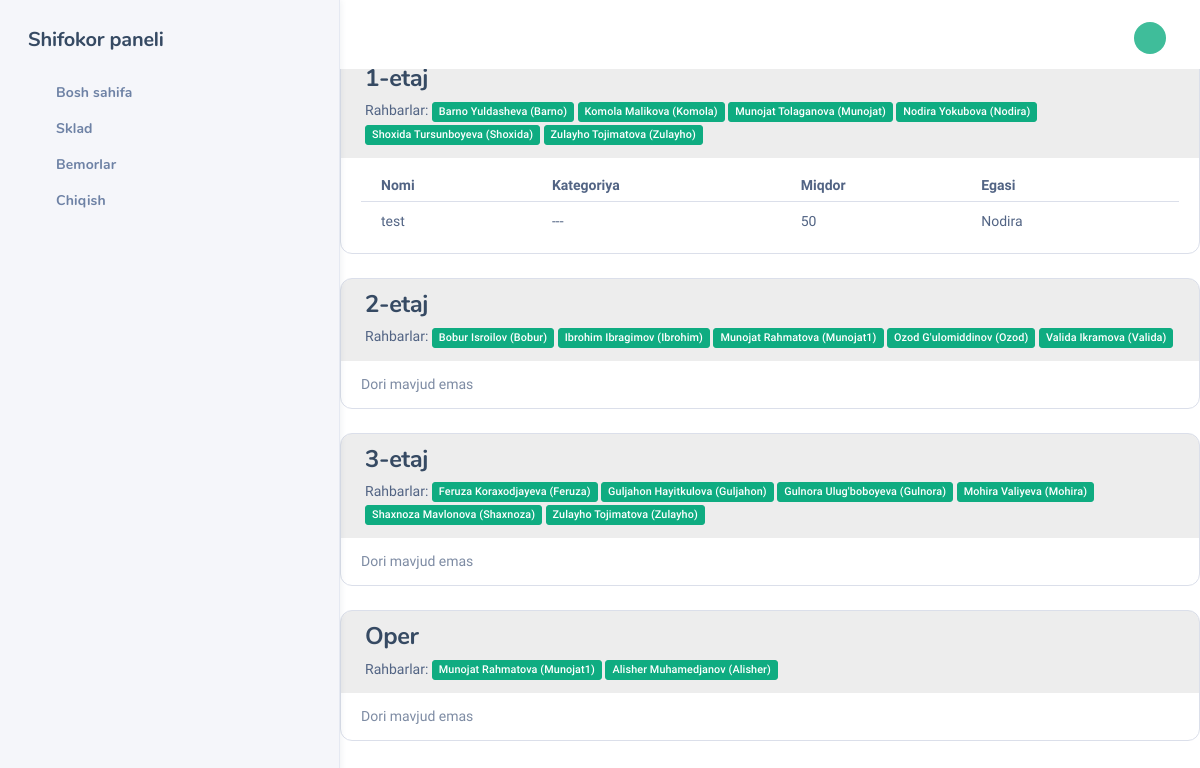
The app's page /medicines/by-place/ (signed in) with its own data.
### main/models.py (models this page shows, shortened)
class Place(models.Model):
    name = models.CharField(max_length=100)
    class Meta:
        verbose_name = "Joy"
        verbose_name_plural = "Joylar"

class CustomUser(AbstractUser):
    ROLE_CHOICES = (
        ('admin', 'Admin'),
        ('staff', 'Staff'),
        ('doctor', 'Doctor'),
    )
    role = models.CharField(max_length=20, choices=ROLE_CHOICES, default='staff')
    place = models.ManyToManyField(Place, blank=True)
    who = models.CharField(max_length=100, blank=True, null=True)
    class Meta:
        verbose_name = "Foydalanuvchi"
        verbose_name_plural = "Foydalanuvchilar"

class Medicine(models.Model):
    CATEGORY_CHOICES = [
        ('---', '---'),
        ('tablet', 'Tabletkalar'),
        ('syrup', 'Sirop'),
        ('vitamin', 'Vitamin'),
        ('inhaler', 'Ingalator'),
    ]
    name = models.CharField(max_length=100)
    generic_name = models.CharField(max_length=100, blank=True, null=True)
    weight = models.CharField(max_length=50, blank=True, null=True)
    category = models.CharField(max_length=50, choices=CATEGORY_CHOICES, default='---',blank=True,null=True)
    price = models.DecimalField(max_digits=10, decimal_places=2)  # Quti narxi
    box_quantity = models.PositiveIntegerField(default=1)  # Qutidagi dona soni
    quantity = models.PositiveIntegerField(default=0)  # Qutining soni (omborda nechta quti bor)
    extra_units = models.PositiveIntegerField(default=0) # Qutilardan tashqari qolgan donalar
    expiry_date = models.DateField(blank=True, null=True)
    owner = models.ForeignKey("CustomUser", on_delete=models.CASCADE, null=True, blank=True)
    created_at = models.DateTimeField(auto_now_add=True)
    place = models.ForeignKey("Place", on_delete=models.CASCADE, null=True, blank=True)
    class Meta:
        ordering = ['-created_at']
        verbose_name = "Dori"
        verbose_name_plural = "Dorilar"

### main/views.py (the view)
# urls.py: path('medicines/by-place/', medicine_by_place_view, name='medicine_by_place'),
@login_required
def medicine_by_place_view(request):
    places = Place.objects.all()
    data = []
    for place in places:
        leaders = CustomUser.objects.filter(place=place)
        medicines = Medicine.objects.filter(owner__place=place)
        data.append({
            'place': place,
            'leaders': leaders,
            'medicines': medicines,
        })
    return render(request, 'medicine_by_place.html', {'data': data})

### templates/medicine_by_place.html
{% extends "base.html" %}
{% block content %}
<h2>Dorilar joylar bo‘yicha</h2>
{% for item in data %}
    <div class="card mb-4">
        <div class="card-header">
            <h4>{{ item.place.name }}</h4>
            <p>Rahbarlar:
                {% for leader in item.leaders %}
                    <span class="badge bg-primary">{{ leader.get_full_name }} ({{ leader.username }})</span>
                {% empty %}
                    <span class="text-muted">Rahbar biriktirilmagan</span>
                {% endfor %}
            </p>
        </div>
        <div class="card-body">
            {% if item.medicines %}
                <table class="table">
                    <thead>
                        <tr>
                            <th>Nomi</th>
                            <th>Kategoriya</th>
                            <th>Miqdor</th>
                            <th>Egasi</th>
                        </tr>
                    </thead>
                    <tbody>
                        {% for med in item.medicines %}
                            <tr>
                                <td>{{ med.name }}</td>
                                <td>{{ med.get_category_display }}</td>
                                <td>{{ med.quantity }}</td>
                                <td>{{ med.owner.username }}</td>
                            </tr>
                        {% endfor %}
                    </tbody>
                </table>
            {% else %}
                <p class="text-muted">Dori mavjud emas</p>
            {% endif %}
        </div>
    </div>
{% endfor %}
{% endblock %}

### records on screen
Place: place.name "1-etaj"
CustomUser: get_full_name "Barno Yuldasheva", username "Barno"
CustomUser: get_full_name "Komola Malikova", username "Komola"
CustomUser: get_full_name "Munojat Tolaganova", username "Munojat"
CustomUser: get_full_name "Nodira Yokubova", username "Nodira"
CustomUser: get_full_name "Shoxida Tursunboyeva", username "Shoxida"
CustomUser: get_full_name "Zulayho Tojimatova", username "Zulayho"
Medicine: name "test", category "---", quantity "50", owner.username "Nodira"
Place: place.name "2-etaj", shows "Dori mavjud emas"
CustomUser: get_full_name "Bobur Isroilov", username "Bobur"
CustomUser: get_full_name "Ibrohim Ibragimov", username "Ibrohim"
CustomUser: get_full_name "Munojat Rahmatova", username "Munojat1"
CustomUser: get_full_name "Ozod G'ulomiddinov", username "Ozod"
CustomUser: get_full_name "Valida Ikramova", username "Valida"
Place: place.name "3-etaj", shows "Dori mavjud emas"
CustomUser: get_full_name "Feruza Koraxodjayeva", username "Feruza"
CustomUser: get_full_name "Guljahon Hayitkulova", username "Guljahon"
CustomUser: get_full_name "Gulnora Ulug'boboyeva", username "Gulnora"
CustomUser: get_full_name "Mohira Valiyeva", username "Mohira"
CustomUser: get_full_name "Shaxnoza Mavlonova", username "Shaxnoza"
Place: place.name "Oper", shows "Dori mavjud emas"
CustomUser: get_full_name "Alisher Muhamedjanov", username "Alisher"
